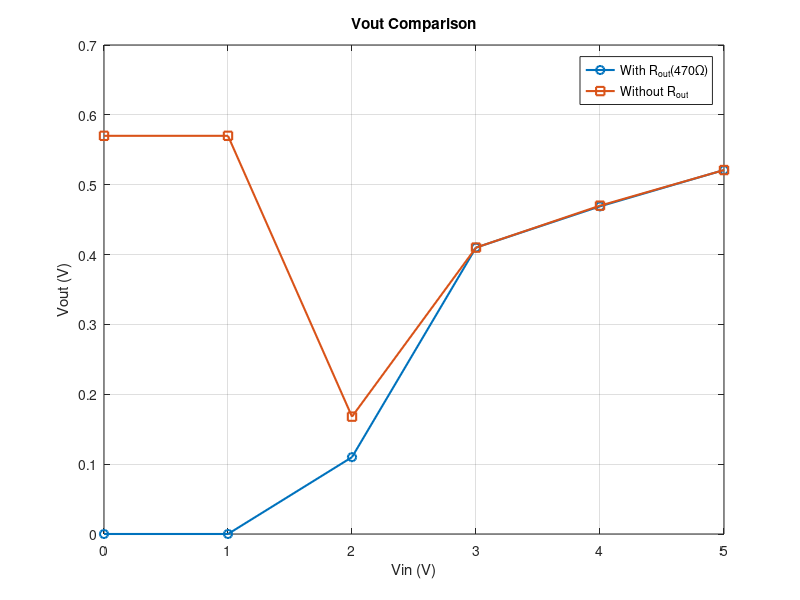

Write MATLAB code to recreate this figure.
Vin=[0 1 2 3 4 5];
Vout=[19.6e-6 19.6e-6 0.11 0.41 0.469 0.521];
Vout_noR=[0.57 0.57 0.168 0.41 0.47 0.521];
figure;
plot(Vin,Vout,'-o','LineWidth',1.5);hold on;
plot(Vin,Vout_noR,'-s','LineWidth',1.5);
grid on;
xlabel('Vin (V)');
ylabel('Vout (V)');
title('Vout Comparison');
legend('With R_{out}(470\Omega)','Without R_{out}','Location','best');
xlim([0 5]);
